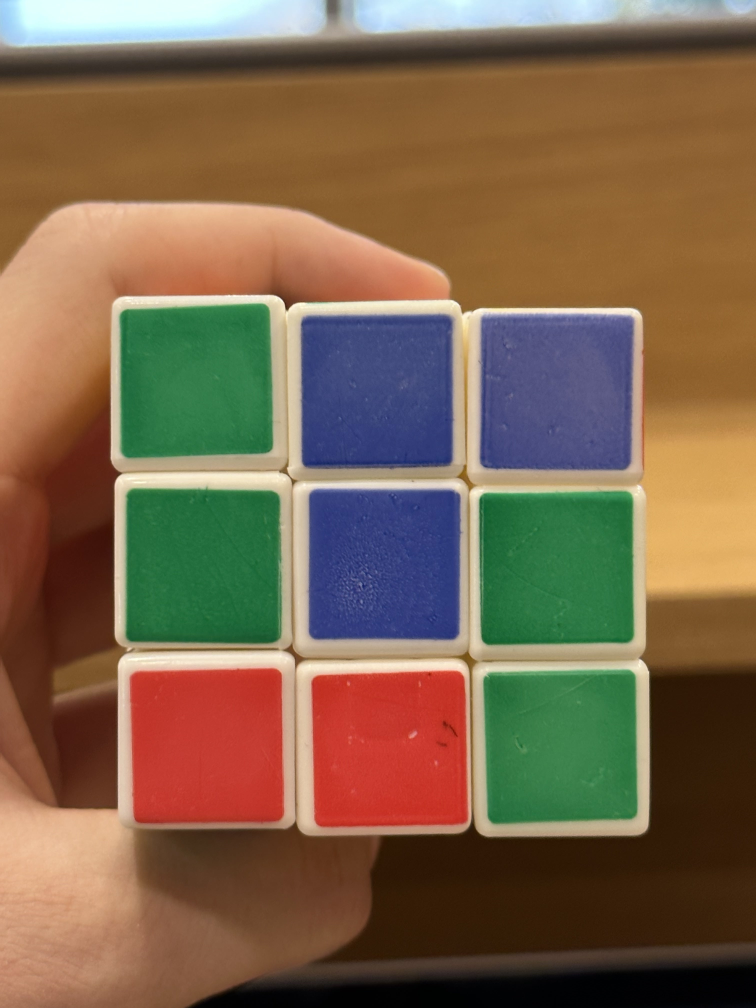
#> input picture IMG_4745.jpg, 3024 x 4032 px (shown at 1/4 size)
$ jupyter execute 'Find Color Range.ipynb'
#> lines starting #> are read from the running program, lines starting #| are printed output that depends on the picture; after the words box and inside, x2 and y2 are one past the last pixel; in counts of white or black regions, pixels touching at a corner belong together; long printed decimals are rounded
[cell 1]
import cv2

# Load the image
img = cv2.imread("IMG_4745.jpg")
#> img is the input picture: shape (4032, 3024, 3); mean B, G, R 76.1, 100.5, 123.8

# Convert the image to the HSV color space
hsv = cv2.cvtColor(img, cv2.COLOR_BGR2HSV)
#> hsv: shape (4032, 3024, 3); mean H, S, V 34, 143, 139.5

# Define the lower and upper bounds of the color range
# These values are just examples and may need to be adjusted
color_lower = (20, 100, 100)
color_upper = (30, 255, 255)

# Filter the image to only the colors within the range
mask = cv2.inRange(hsv, color_lower, color_upper)
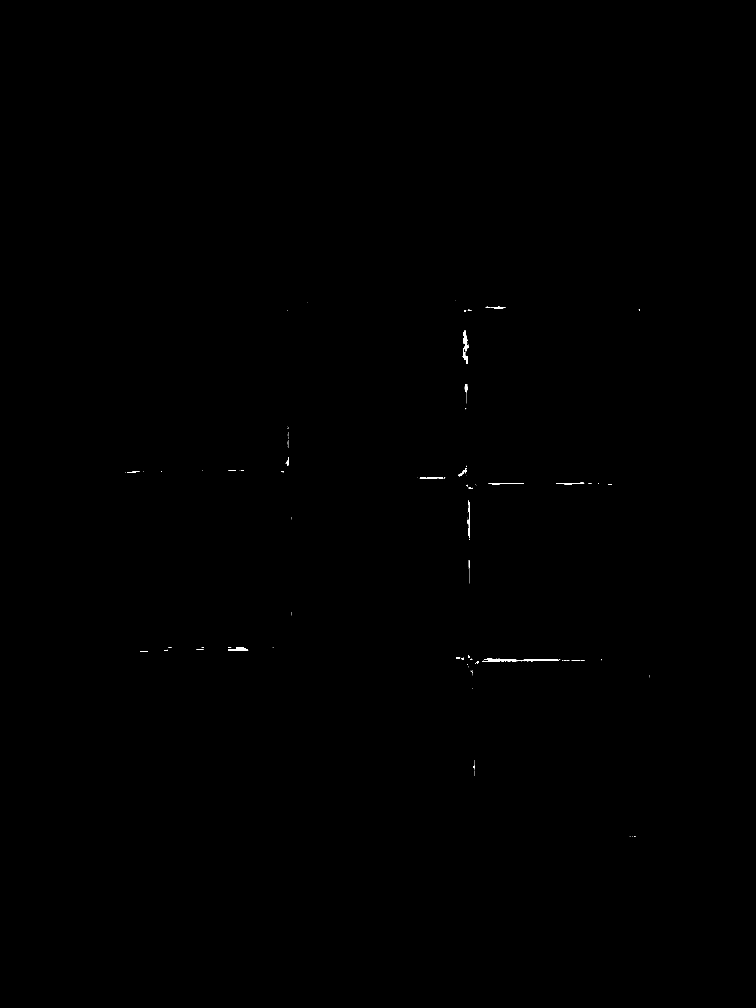
#> mask: shape (4032, 3024) (shown at 1/4 size); 0.06% white; 299 white regions (265 under 20 px), largest, box (x1, y1, x2, y2) and area: (1934, 2635, 2236, 2648) 1959, (1852, 1321, 1873, 1456) 1250, (912, 2594, 993, 2603) 547

# Find the mean color of the filtered image
mean_color = cv2.mean(hsv, mask=mask)
#> mean_color = (20.38, 122.6, 163.4, 0)

# Print the mean color
print(mean_color)
#| (20.383, 122.578, 163.428, 0.0)

# Experiment with different values for the lower and upper bounds
# until you find the range that works best for your cube

[cell 2]
import cv2
import numpy as np

# Load the image of the cube
img = cv2.imread("red_face.jpg")
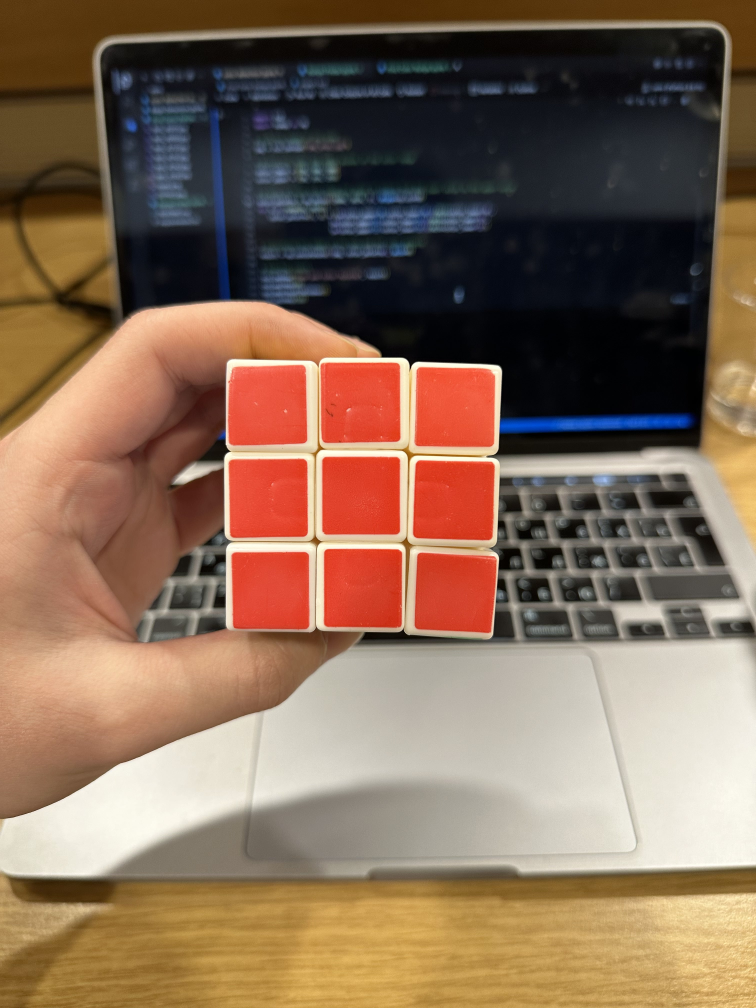
#> input picture red_face.jpg, 3024 x 4032 px (shown at 1/4 size)
#> img is the input picture: shape (4032, 3024, 3); mean B, G, R 87.4, 107.6, 134

# Define the lower and upper bounds of the color range
color_lower = (50, 50, 50)
color_upper = (70, 255, 255)

# Create an image that shows the range of colors from the lower value to the upper value
color_palette = np.zeros((2000, 3024, 3), dtype=np.uint8)
for i in range(0, 3024):
    color_palette[:, i] = (i*(color_upper[0]-color_lower[0])/3024+color_lower[0],
                         i*(color_upper[1]-color_lower[1])/3024+color_lower[1],
                         i*(color_upper[2]-color_lower[2])/3024+color_lower[2])

# Concatenate the image of the cube and the color palette
result = np.concatenate((img, color_palette), axis=0)
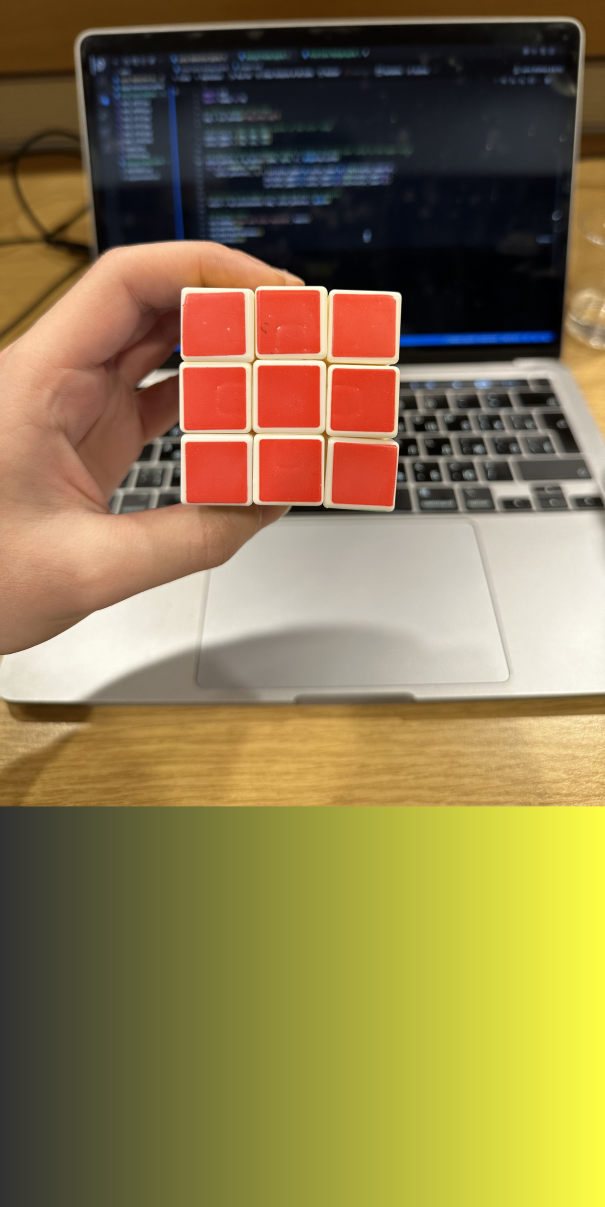
#> result: shape (6032, 3024, 3) (shown at 1/5 size); mean B, G, R 78.1, 122.3, 139.9

# Show the result
cv2.imshow("Cube and Color Palette", result)
cv2.waitKey(0)
cv2.destroyAllWindows()
cv2.waitKey(33)

[cell 3]
#Get the HSV value of pixel
import cv2

# Load the image
img = cv2.imread("IMG_4689.jpg")
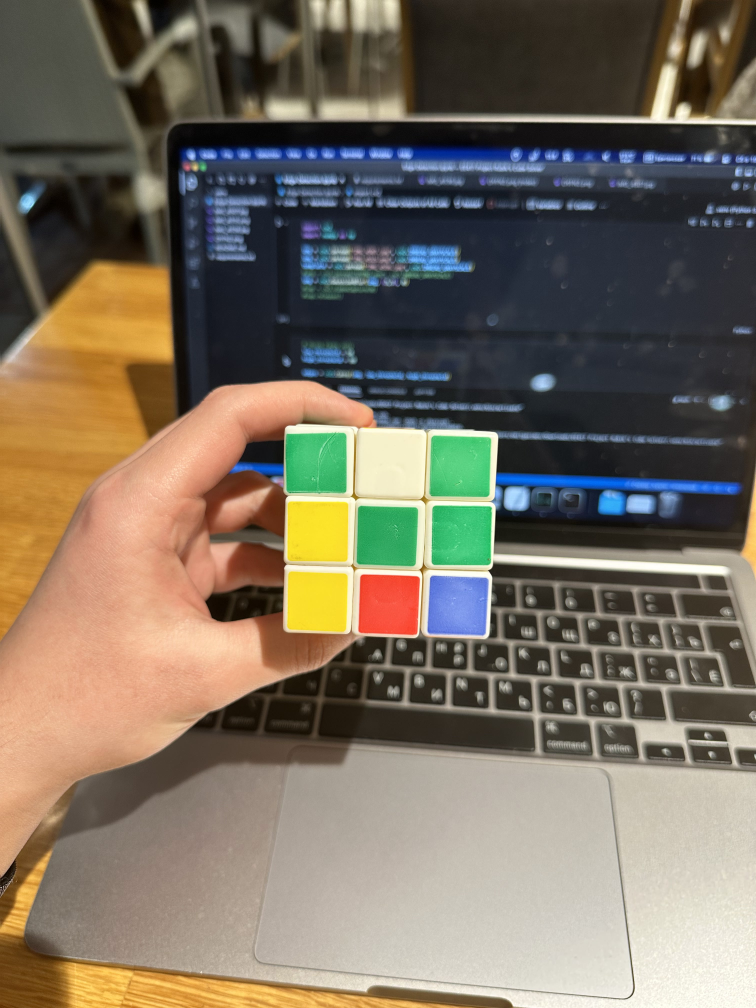
#> input picture IMG_4689.jpg, 3024 x 4032 px (shown at 1/4 size)
#> img is the input picture: shape (4032, 3024, 3); mean B, G, R 96.5, 111.8, 122.2

# Convert the image to the HSV color space
hsv_image = cv2.cvtColor(img, cv2.COLOR_BGR2HSV)
#> hsv_image: shape (4032, 3024, 3); mean H, S, V 42.1, 81.9, 131.7

# Get the x and y coordinates of the pixel
x, y = 1500, 2100

# Get the HSV values of the pixel
hsv_values = hsv_image[y, x]
#> hsv_values = [72, 195, 162]

# Print the HSV values
print("HSV values of the pixel at ({}, {}): {}".format(x, y, hsv_values))
#| HSV values of the pixel at (1500, 2100): [ 72 195 162]
